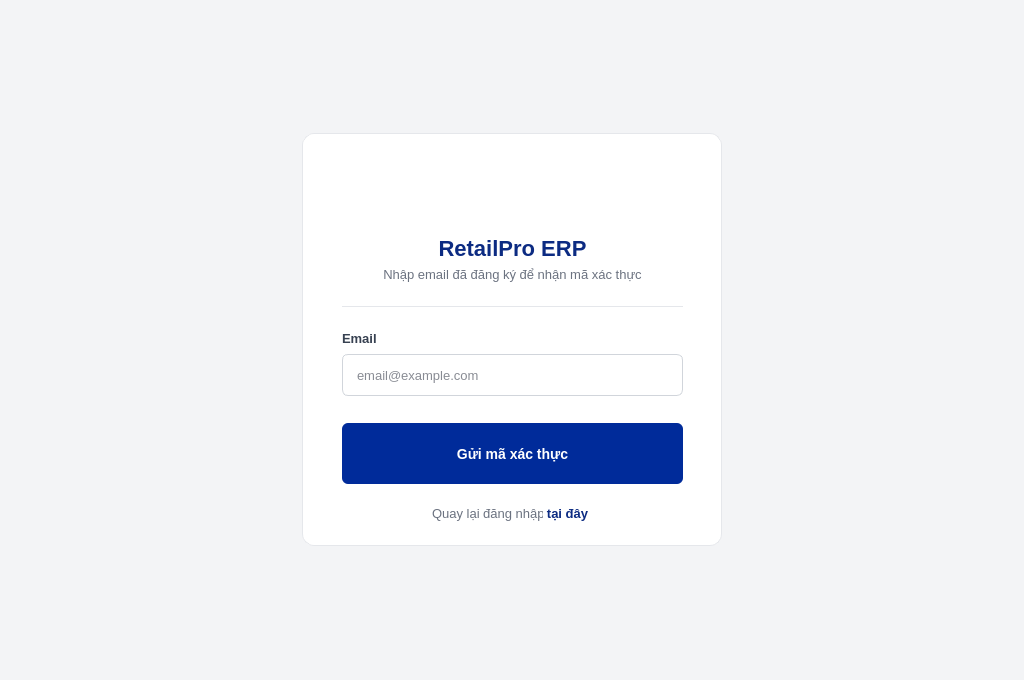
<?xml version="1.0" encoding="UTF-8"?>
<ui version="4.0">
 <class>MainWindow</class>
 <widget class="QMainWindow" name="MainWindow">
  <property name="geometry">
   <rect>
    <x>0</x>
    <y>0</y>
    <width>1024</width>
    <height>680</height>
   </rect>
  </property>
  <property name="windowTitle">
   <string>RetailPro ERP / Quên mật khẩu</string>
  </property>
  <property name="styleSheet">
   <string notr="true">#centralwidget {
    background-color: #f3f4f6;
    font-family: &quot;Segoe UI&quot;, Arial, sans-serif;
}</string>
  </property>
  <widget class="QWidget" name="centralwidget">
   <layout class="QGridLayout" name="gridLayout">
    <item row="0" column="0">
     <widget class="QFrame" name="forgot_card">
      <property name="minimumSize">
       <size>
        <width>420</width>
        <height>413</height>
       </size>
      </property>
      <property name="maximumSize">
       <size>
        <width>420</width>
        <height>413</height>
       </size>
      </property>
      <property name="styleSheet">
       <string notr="true">#forgot_card {
    background-color: #ffffff;
    border-radius: 12px;
    border: 1px solid #e5e7eb;
}

QLabel {
    background-color: transparent;
    border: none;
}

#lblTitle {
    color: #0c2b82;
    font-size: 22px;
    font-weight: bold;
}

#lblSubtitle {
    color: #6b7280;
    font-size: 13px;
}

#dividerLine {
    background-color: #e5e7eb;
    border: none;
}

#lblField {
    color: #374151;
    font-size: 13px;
    font-weight: 600;
}

#lblCopyright {
    color: #9ca3af;
    font-size: 12px;
}

QLineEdit {
    border: 1px solid #d1d5db;
    border-radius: 6px;
    padding: 0px 12px;
    background-color: #ffffff;
    color: #111827;
    font-size: 13px;
    selection-background-color: #0c2b82;
    selection-color: #ffffff;
}

QLineEdit:focus {
    border: 1px solid #0c2b82;
}

#pushButton_accept {
    background-color: #002b9a;
    color: #ffffff;
    font-weight: bold;
    font-size: 14px;
    border: none;
    border-radius: 6px;
}

#pushButton_accept:hover {
    background-color: #00227b;
}

#pushButton_accept:pressed {
    background-color: #001857;
}

#pushButton_accept:disabled {
    background-color: #9ca3af;
}

#pushButton_2 {
    background-color: transparent;
    border: none;
    color: #0c2b82;
    font-weight: bold;
    font-size: 13px;
}

#pushButton_2:hover {
    color: #081d59;
    text-decoration: underline;
}</string>
      </property>
      <property name="frameShape">
       <enum>QFrame::Shape::StyledPanel</enum>
      </property>
      <property name="frameShadow">
       <enum>QFrame::Shadow::Raised</enum>
      </property>
      <widget class="QLabel" name="lblLogo">
       <property name="geometry">
        <rect>
         <x>140</x>
         <y>10</y>
         <width>140</width>
         <height>100</height>
        </rect>
       </property>
       <property name="minimumSize">
        <size>
         <width>140</width>
         <height>100</height>
        </size>
       </property>
       <property name="maximumSize">
        <size>
         <width>140</width>
         <height>100</height>
        </size>
       </property>
       <property name="text">
        <string/>
       </property>
       <property name="pixmap">
        <pixmap>../../assets/images/logo.png</pixmap>
       </property>
       <property name="scaledContents">
        <bool>true</bool>
       </property>
       <property name="alignment">
        <set>Qt::AlignmentFlag::AlignCenter</set>
       </property>
      </widget>
      <widget class="QLabel" name="lblTitle">
       <property name="geometry">
        <rect>
         <x>10</x>
         <y>100</y>
         <width>401</width>
         <height>31</height>
        </rect>
       </property>
       <property name="minimumSize">
        <size>
         <width>0</width>
         <height>30</height>
        </size>
       </property>
       <property name="text">
        <string>RetailPro ERP</string>
       </property>
       <property name="alignment">
        <set>Qt::AlignmentFlag::AlignCenter</set>
       </property>
      </widget>
      <widget class="QLabel" name="lblSubtitle">
       <property name="geometry">
        <rect>
         <x>10</x>
         <y>111</y>
         <width>401</width>
         <height>61</height>
        </rect>
       </property>
       <property name="minimumSize">
        <size>
         <width>0</width>
         <height>21</height>
        </size>
       </property>
       <property name="text">
        <string>Nhập email đã đăng ký để nhận mã xác thực</string>
       </property>
       <property name="alignment">
        <set>Qt::AlignmentFlag::AlignCenter</set>
       </property>
      </widget>
      <widget class="QFrame" name="dividerLine">
       <property name="geometry">
        <rect>
         <x>40</x>
         <y>173</y>
         <width>341</width>
         <height>1</height>
        </rect>
       </property>
       <property name="minimumSize">
        <size>
         <width>0</width>
         <height>1</height>
        </size>
       </property>
       <property name="maximumSize">
        <size>
         <width>16777215</width>
         <height>1</height>
        </size>
       </property>
       <property name="frameShape">
        <enum>QFrame::Shape::HLine</enum>
       </property>
       <property name="frameShadow">
        <enum>QFrame::Shadow::Sunken</enum>
       </property>
      </widget>
      <widget class="QLabel" name="lblField">
       <property name="geometry">
        <rect>
         <x>40</x>
         <y>190</y>
         <width>35</width>
         <height>31</height>
        </rect>
       </property>
       <property name="minimumSize">
        <size>
         <width>0</width>
         <height>24</height>
        </size>
       </property>
       <property name="text">
        <string>Email:</string>
       </property>
      </widget>
      <widget class="QLineEdit" name="lineEdit_email">
       <property name="geometry">
        <rect>
         <x>40</x>
         <y>221</y>
         <width>341</width>
         <height>42</height>
        </rect>
       </property>
       <property name="minimumSize">
        <size>
         <width>0</width>
         <height>42</height>
        </size>
       </property>
       <property name="maximumSize">
        <size>
         <width>16777215</width>
         <height>42</height>
        </size>
       </property>
       <property name="styleSheet">
        <string notr="true"/>
       </property>
       <property name="placeholderText">
        <string>email@example.com</string>
       </property>
      </widget>
      <widget class="QPushButton" name="pushButton_accept">
       <property name="geometry">
        <rect>
         <x>40</x>
         <y>290</y>
         <width>341</width>
         <height>61</height>
        </rect>
       </property>
       <property name="minimumSize">
        <size>
         <width>0</width>
         <height>61</height>
        </size>
       </property>
       <property name="maximumSize">
        <size>
         <width>16777215</width>
         <height>61</height>
        </size>
       </property>
       <property name="cursor">
        <cursorShape>PointingHandCursor</cursorShape>
       </property>
       <property name="text">
        <string>Gửi mã xác thực</string>
       </property>
      </widget>
      <widget class="QPushButton" name="pushButton_2">
       <property name="geometry">
        <rect>
         <x>240</x>
         <y>355</y>
         <width>51</width>
         <height>51</height>
        </rect>
       </property>
       <property name="minimumSize">
        <size>
         <width>0</width>
         <height>24</height>
        </size>
       </property>
       <property name="font">
        <font>
         <pointsize>-1</pointsize>
         <bold>true</bold>
        </font>
       </property>
       <property name="cursor">
        <cursorShape>PointingHandCursor</cursorShape>
       </property>
       <property name="text">
        <string>tại đây</string>
       </property>
      </widget>
      <widget class="QLabel" name="label">
       <property name="geometry">
        <rect>
         <x>130</x>
         <y>350</y>
         <width>111</width>
         <height>61</height>
        </rect>
       </property>
       <property name="palette">
        <palette>
         <active>
          <colorrole role="WindowText">
           <brush brushstyle="SolidPattern">
            <color alpha="255">
             <red>107</red>
             <green>114</green>
             <blue>128</blue>
            </color>
           </brush>
          </colorrole>
          <colorrole role="Button">
           <brush brushstyle="SolidPattern">
            <color alpha="0">
             <red>0</red>
             <green>0</green>
             <blue>0</blue>
            </color>
           </brush>
          </colorrole>
          <colorrole role="Text">
           <brush brushstyle="SolidPattern">
            <color alpha="255">
             <red>107</red>
             <green>114</green>
             <blue>128</blue>
            </color>
           </brush>
          </colorrole>
          <colorrole role="ButtonText">
           <brush brushstyle="SolidPattern">
            <color alpha="255">
             <red>107</red>
             <green>114</green>
             <blue>128</blue>
            </color>
           </brush>
          </colorrole>
          <colorrole role="Base">
           <brush brushstyle="SolidPattern">
            <color alpha="0">
             <red>0</red>
             <green>0</green>
             <blue>0</blue>
            </color>
           </brush>
          </colorrole>
          <colorrole role="Window">
           <brush brushstyle="SolidPattern">
            <color alpha="0">
             <red>0</red>
             <green>0</green>
             <blue>0</blue>
            </color>
           </brush>
          </colorrole>
          <colorrole role="PlaceholderText">
           <brush brushstyle="SolidPattern">
            <color alpha="128">
             <red>107</red>
             <green>114</green>
             <blue>128</blue>
            </color>
           </brush>
          </colorrole>
         </active>
         <inactive>
          <colorrole role="WindowText">
           <brush brushstyle="SolidPattern">
            <color alpha="255">
             <red>107</red>
             <green>114</green>
             <blue>128</blue>
            </color>
           </brush>
          </colorrole>
          <colorrole role="Button">
           <brush brushstyle="SolidPattern">
            <color alpha="0">
             <red>0</red>
             <green>0</green>
             <blue>0</blue>
            </color>
           </brush>
          </colorrole>
          <colorrole role="Text">
           <brush brushstyle="SolidPattern">
            <color alpha="255">
             <red>107</red>
             <green>114</green>
             <blue>128</blue>
            </color>
           </brush>
          </colorrole>
          <colorrole role="ButtonText">
           <brush brushstyle="SolidPattern">
            <color alpha="255">
             <red>107</red>
             <green>114</green>
             <blue>128</blue>
            </color>
           </brush>
          </colorrole>
          <colorrole role="Base">
           <brush brushstyle="SolidPattern">
            <color alpha="0">
             <red>0</red>
             <green>0</green>
             <blue>0</blue>
            </color>
           </brush>
          </colorrole>
          <colorrole role="Window">
           <brush brushstyle="SolidPattern">
            <color alpha="0">
             <red>0</red>
             <green>0</green>
             <blue>0</blue>
            </color>
           </brush>
          </colorrole>
          <colorrole role="PlaceholderText">
           <brush brushstyle="SolidPattern">
            <color alpha="128">
             <red>107</red>
             <green>114</green>
             <blue>128</blue>
            </color>
           </brush>
          </colorrole>
         </inactive>
         <disabled>
          <colorrole role="WindowText">
           <brush brushstyle="SolidPattern">
            <color alpha="255">
             <red>107</red>
             <green>114</green>
             <blue>128</blue>
            </color>
           </brush>
          </colorrole>
          <colorrole role="Button">
           <brush brushstyle="SolidPattern">
            <color alpha="0">
             <red>0</red>
             <green>0</green>
             <blue>0</blue>
            </color>
           </brush>
          </colorrole>
          <colorrole role="Text">
           <brush brushstyle="SolidPattern">
            <color alpha="255">
             <red>107</red>
             <green>114</green>
             <blue>128</blue>
            </color>
           </brush>
          </colorrole>
          <colorrole role="ButtonText">
           <brush brushstyle="SolidPattern">
            <color alpha="255">
             <red>107</red>
             <green>114</green>
             <blue>128</blue>
            </color>
           </brush>
          </colorrole>
          <colorrole role="Base">
           <brush brushstyle="SolidPattern">
            <color alpha="0">
             <red>0</red>
             <green>0</green>
             <blue>0</blue>
            </color>
           </brush>
          </colorrole>
          <colorrole role="Window">
           <brush brushstyle="SolidPattern">
            <color alpha="0">
             <red>0</red>
             <green>0</green>
             <blue>0</blue>
            </color>
           </brush>
          </colorrole>
          <colorrole role="PlaceholderText">
           <brush brushstyle="SolidPattern">
            <color alpha="128">
             <red>107</red>
             <green>114</green>
             <blue>128</blue>
            </color>
           </brush>
          </colorrole>
         </disabled>
        </palette>
       </property>
       <property name="font">
        <font>
         <pointsize>10</pointsize>
        </font>
       </property>
       <property name="styleSheet">
        <string notr="true">color: #6b7280;
</string>
       </property>
       <property name="text">
        <string>Quay lại đăng nhập</string>
       </property>
      </widget>
     </widget>
    </item>
   </layout>
  </widget>
 </widget>
 <resources/>
 <connections/>
</ui>
